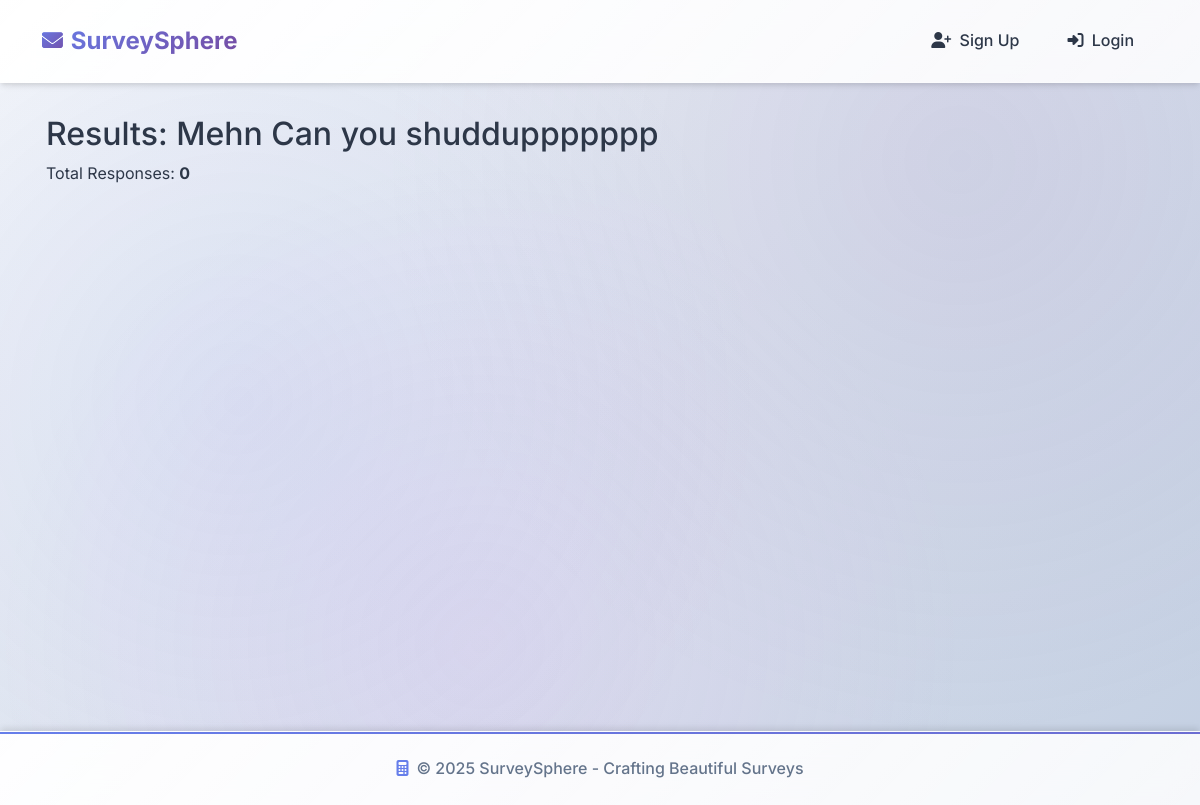
The app's page /surveys/survey/1/results/, older data.
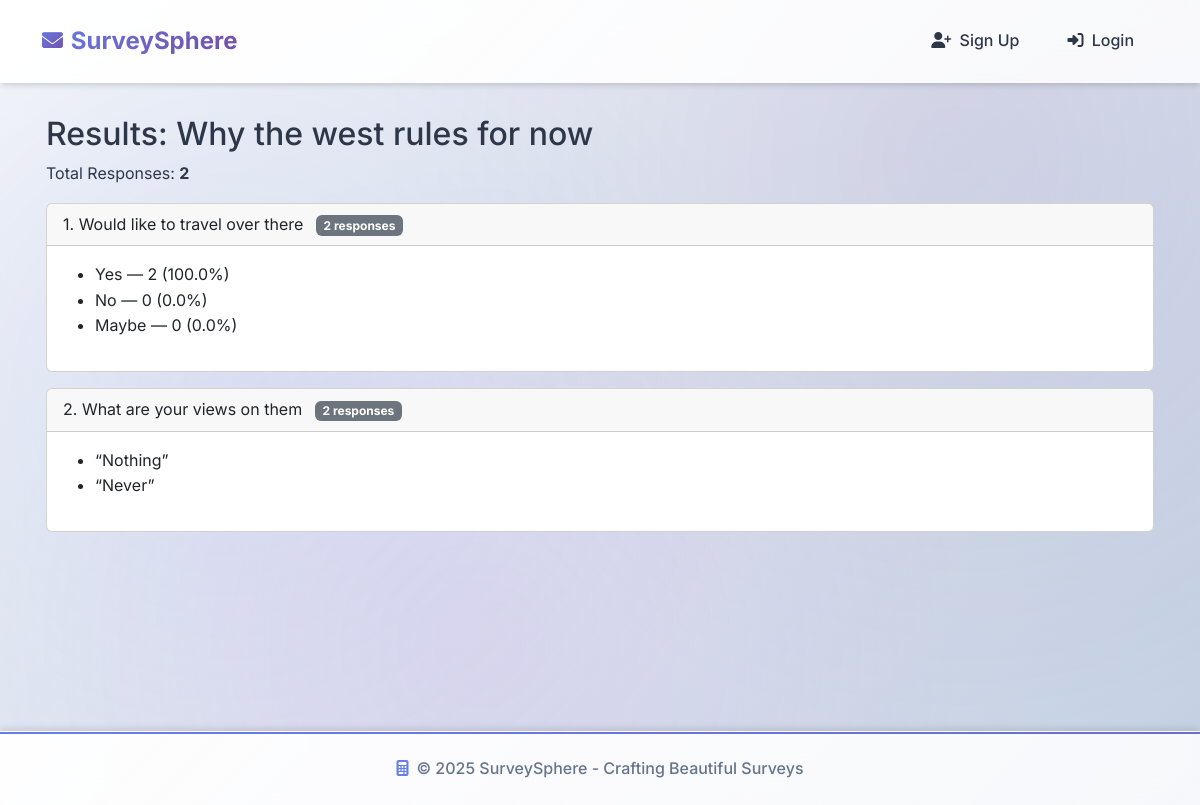
The same page, newer data.
### surveys/models.py (models this page shows, shortened)
class Survey(models.Model):
    title = models.CharField(max_length=200)
    description = models.TextField(blank=True)
    created_at = models.DateTimeField(auto_now_add=True)
    updated_at = models.DateTimeField(auto_now=True)
    is_active = models.BooleanField(default=True)
    created_by = models.ForeignKey(CustomUser, on_delete=models.CASCADE, related_name="surveys")
    class Meta:
        ordering = ['-created_at']
        verbose_name = "Survey"
        verbose_name_plural = "Surveys"
    @property
    def response_count(self):
        return self.responses.count()

class Question(models.Model):
    QUESTION_TYPES = (
        ('text', 'Text Input'),
        ('textarea', 'Long Text'),
        ('radio', 'Single Choice'),
        ('checkbox', 'Multiple Choice'),
        ('rating', 'Rating Scale'),
        ('email', 'Email'),
        ('number', 'Number'),
    )
    survey = models.ForeignKey(Survey, on_delete=models.CASCADE, related_name="questions")
    text = models.CharField(max_length=500)  # Increased for longer questions
    question_type = models.CharField(max_length=20, choices=QUESTION_TYPES, default='text')
    is_required = models.BooleanField(default=False)
    order = models.PositiveIntegerField(default=0)  # For question ordering
    help_text = models.CharField(max_length=200, blank=True)
    class Meta:
        ordering = ['order', 'id']
        unique_together = ['survey', 'order']

class Option(models.Model):
    question = models.ForeignKey(Question, on_delete=models.CASCADE, related_name="options")
    text = models.CharField(max_length=200)
    order = models.PositiveIntegerField(default=0)
    class Meta:
        ordering = ['order', 'id']
        unique_together = ['question', 'order']

class Answer(models.Model):
    response = models.ForeignKey(Response, on_delete=models.CASCADE, related_name="answers")
    question = models.ForeignKey(Question, on_delete=models.CASCADE)
    selected_options = models.ManyToManyField(Option, blank=True)
    text_answer = models.TextField(blank=True)
    numeric_answer = models.DecimalField(max_digits=10, decimal_places=2, null=True, blank=True)
    class Meta:
        unique_together = ['response', 'question']

### surveys/views.py (the view)
# urls.py: path("survey/<int:survey_id>/results/", views.survey_results, name="survey_results"),
def survey_results(request, survey_id):
    survey = get_object_or_404(Survey, id=survey_id)
    questions_with_results = []
    for question in survey.questions.all():
        answers_qs = Answer.objects.filter(question=question)
        total_responses = answers_qs.count()
        result_data = {}
        if question.question_type in ["radio", "checkbox"]:
            options_data = []
            for option in question.options.all():
                count = answers_qs.filter(selected_options=option).count()
                percentage = (count / total_responses * 100) if total_responses > 0 else 0
                options_data.append({
                    "option": option.text,
                    "count": count,
                    "percentage": round(percentage, 2),
                })
            result_data = {"options": options_data}
        elif question.question_type in ["number", "rating"]:
            numeric_answers = [a.numeric_answer for a in answers_qs if a.numeric_answer is not None]
            avg = sum(numeric_answers) / len(numeric_answers) if numeric_answers else None
            result_data = {"average": avg, "answers": numeric_answers}
        else:  # text, textarea, email
            text_answers = [a.text_answer for a in answers_qs if a.text_answer]
            result_data = {"answers": text_answers}
        questions_with_results.append({
            "question": question.text,
            "type": question.question_type,
            "total": total_responses,
            "results": result_data,
        })
    context = {
        "survey": survey,
        "questions_with_results": questions_with_results,
    }
    return render(request, "surveys/survey_results.html", context)

### surveys/templates/surveys/survey_results.html (shortened to what this page needs)
{% extends "surveys/base.html" %}
{% block content %}
<div class="content-wrapper">
    <h2>Results: {{ survey.title }}</h2>
    <p>Total Responses: <strong>{{ survey.response_count }}</strong></p>
    {% for q in questions_with_results %}
        <div class="card my-3">
            <div class="card-header">
                {{ forloop.counter }}. {{ q.question }}
                <span class="badge bg-secondary ms-2">{{ q.total }} responses</span>
            </div>
            <div class="card-body">
                {% if q.type == "radio" or q.type == "checkbox" %}
                    <ul>
                        {% for opt in q.results.options %}
                            <li>
                                {{ opt.option }} — {{ opt.count }} ({{ opt.percentage }}%)
                            </li>
                        {% endfor %}
                    </ul>
                {% else %}
                    {% if q.results.answers %}
                        <ul>
                            {% for ans in q.results.answers %}
                                <li>“{{ ans }}”</li>
                            {% endfor %}
                        </ul>
                    {% else %}
                        <p class="text-muted">No responses yet.</p>
                    {% endif %}
                {% endif %}
            </div>
        </div>
    {% endfor %}
</div>
{% endblock %}

### surveys/templates/surveys/base.html (shortened to what this page needs)
<!DOCTYPE html>
<html lang="en">
<head>
    <link href="https://cdn.jsdelivr.net/npm/bootstrap@5.3.2/dist/css/bootstrap.min.css" rel="stylesheet">
    <link href="https://cdnjs.cloudflare.com/ajax/libs/font-awesome/6.4.0/css/all.min.css" rel="stylesheet">
</head>
<body>
    <nav class="navbar navbar-expand-lg">
    <div class="container">
        <a class="navbar-brand" href="{% url 'dashboard' %}">
            SurveySphere
        </a>
        <div class="collapse navbar-collapse" id="navbarNav">
            <ul class="navbar-nav ms-auto">
                {% if user.is_authenticated %}
                    <li class="nav-item">
                        <a class="nav-link" href="{% url 'surveys:survey_list' %}">
                            <i class="fas fa-home me-1"></i> All Surveys
                        </a>
                    </li>
                    <li class="nav-item">
                        <a class="nav-link" href="{% url 'surveys:my_surveys' %}">
                            <i class="fas fa-list me-1"></i> My Surveys
                        </a>
                    </li>
                    <li class="nav-item">
    <form method="post" action="{% url 'logout' %}" style="display: inline;">
        {% csrf_token %}
        <button type="submit" class="nav-link btn btn-link p-0 border-0" style="background: none;">
            <i class="fas fa-sign-out-alt me-1"></i> Logout
        </button>
    </form>
</li>
                {% else %}
                    <li class="nav-item">
                        <a class="nav-link" href="{% url 'signup' %}">
                            <i class="fas fa-user-plus me-1"></i> Sign Up
                        </a>
                    </li>
                    <li class="nav-item">
                        <a class="nav-link" href="{% url 'login' %}">
                            <i class="fas fa-sign-in-alt me-1"></i> Login
                        </a>
                    </li>
                {% endif %}
            </ul>
        </div>
    </div>
</nav>
    <main class="container">
        {% block content %}
        {% endblock %}
    </main>
    <footer class="text-center py-4 mt-5">
        <div class="container">
            <p>&copy; {% now "Y" %} SurveySphere - Crafting Beautiful Surveys</p>
        </div>
    </footer>
</body>
</html>

### surveys/templates/surveys/base.html (style rules this page uses)
:root { --primary-gradient: linear-gradient(135deg, #667eea 0%, #764ba2 100%); --secondary-gradient: linear-gradient(135deg, #f093fb 0%, #f5576c 100%); --success-gradient: linear-gradient(135deg, #56ab2f 0%, #a8e6cf 100%); --glass-bg: linear-gradient(135deg, rgba(255, 255, 255, 0.95), rgba(255, 255, 255, 0.85)); --text-primary: #2d3748; --text-secondary: #64748b; --border-radius: 12px; --border-radius-lg: 20px; --shadow-light: 0 4px 6px -1px rgba(0, 0, 0, 0.1), 0 2px 4px -1px rgba(0, 0, 0, 0.06); --shadow-medium: 0 10px 15px -3px rgba(0, 0, 0, 0.1), 0 4px 6px -2px rgba(0, 0, 0, 0.05); --shadow-strong: 0 20px 25px -5px rgba(0, 0, 0, 0.1), 0 10px 10px -5px rgba(0, 0, 0, 0.04); }
* { margin: 0; padding: 0; box-sizing: border-box; }
body { font-family: 'Inter', -apple-system, BlinkMacSystemFont, 'Segoe UI', Roboto, sans-serif; line-height: 1.6; color: var(--text-primary); background: linear-gradient(135deg, #f5f7fa 0%, #c3cfe2 100%); min-height: 100vh; position: relative; }
body::before { content: ''; position: fixed; top: 0; left: 0; width: 100%; height: 100%; background: radial-gradient(circle at 20% 50%, rgba(102, 126, 234, 0.1) 0%, transparent 50%), radial-gradient(circle at 80% 20%, rgba(118, 75, 162, 0.1) 0%, transparent 50%), radial-gradient(circle at 40% 80%, rgba(240, 147, 251, 0.1) 0%, transparent 50%); pointer-events: none; z-index: -1; }
.navbar { background: var(--glass-bg) !important; backdrop-filter: blur(15px); border-bottom: 1px solid rgba(255, 255, 255, 0.2); box-shadow: var(--shadow-light); padding: 1rem 0; position: sticky; top: 0; z-index: 1020; }
.navbar-brand { font-weight: 700 !important; font-size: 1.5rem !important; background: var(--primary-gradient); -webkit-background-clip: text; -webkit-text-fill-color: transparent; background-clip: text; text-decoration: none !important; display: flex; align-items: center; gap: 0.5rem; }
.navbar-brand::before { content: '\f0e0'; font-family: 'Font Awesome 6 Free'; font-weight: 900; background: var(--primary-gradient); -webkit-background-clip: text; -webkit-text-fill-color: transparent; background-clip: text; font-size: 1.3rem; }
.navbar-nav .nav-link { color: var(--text-primary) !important; font-weight: 500 !important; padding: 0.75rem 1.25rem !important; border-radius: var(--border-radius); transition: all 0.3s ease; position: relative; margin: 0 0.25rem; }
main.container { padding: 2rem 1rem; min-height: calc(100vh - 200px); position: relative; }
footer { background: var(--glass-bg) !important; backdrop-filter: blur(15px); border-top: 1px solid rgba(255, 255, 255, 0.2); box-shadow: 0 -4px 6px -1px rgba(0, 0, 0, 0.1); color: var(--text-secondary) !important; font-weight: 500; position: relative; margin-top: auto; }
footer::before { content: ''; position: absolute; top: 0; left: 0; right: 0; height: 2px; background: var(--primary-gradient); background-size: 300% 100%; animation: gradientFlow 4s ease infinite; }
footer p { margin: 0 !important; display: flex; align-items: center; justify-content: center; gap: 0.5rem; }
footer p::before { content: '\f1ec'; font-family: 'Font Awesome 6 Free'; font-weight: 900; color: #667eea; }

Row changes from the older to the newer data that the page shows:
changed Survey: title "Mehn Can you shudduppppppp" → "Why the west rules for now"; response_count "0" → "2"
added Question: question "Would like to travel over there"
added Option: option "Yes"
added Option: option "No"
added Option: option "Maybe"
added Question: question "What are your views on them"
added Answer: answers "Nothing"
added Answer: answers "Never"
Text that changed along with them:
new list line: "1 . 2 responses — 2 ( 100.0 %) — 0 ( 0.0 %) — 0 ( 0.0 %)"
new list line: "2 . 2 responses “ ” “ ”"
